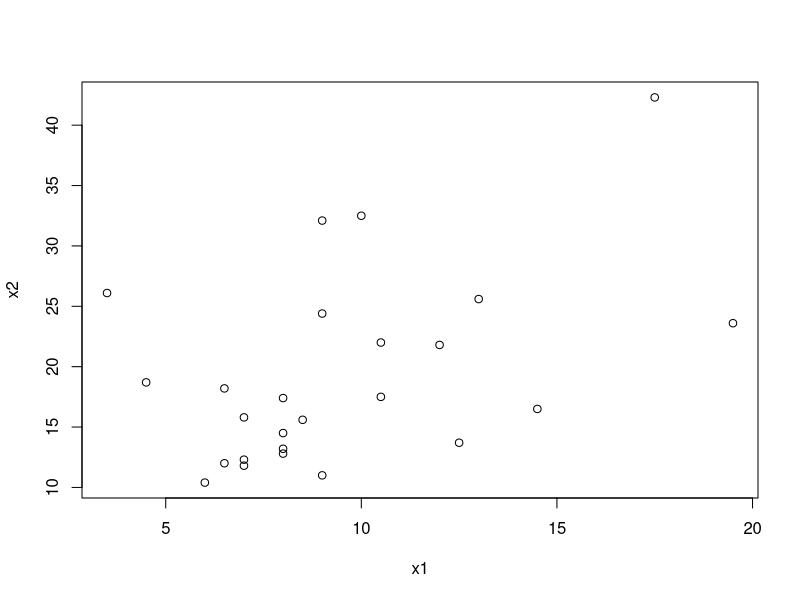
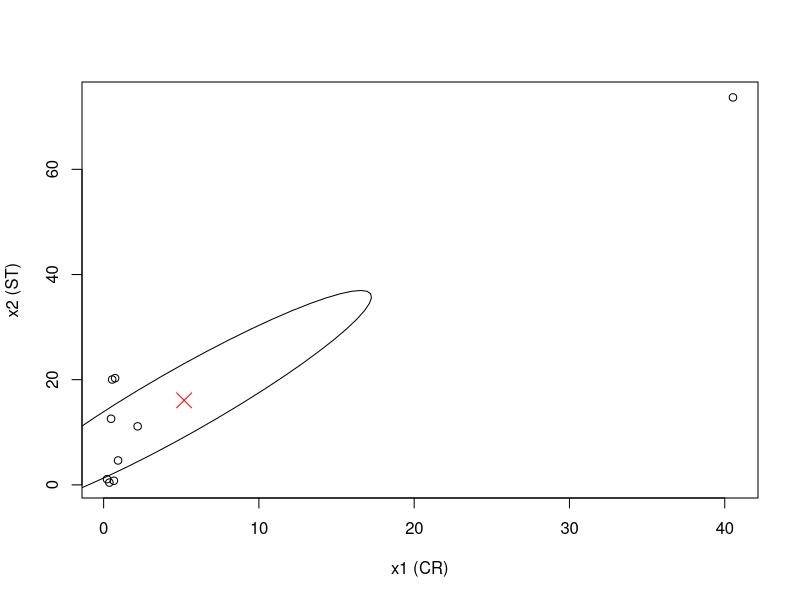
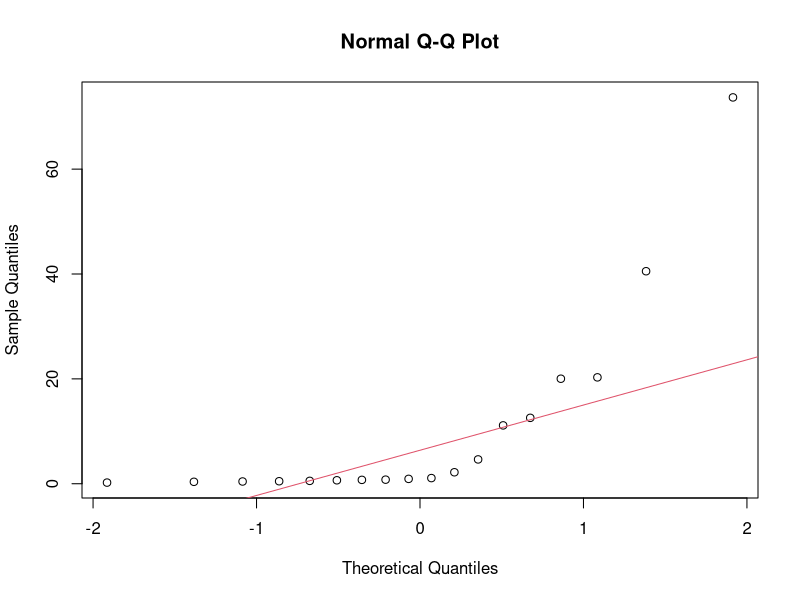
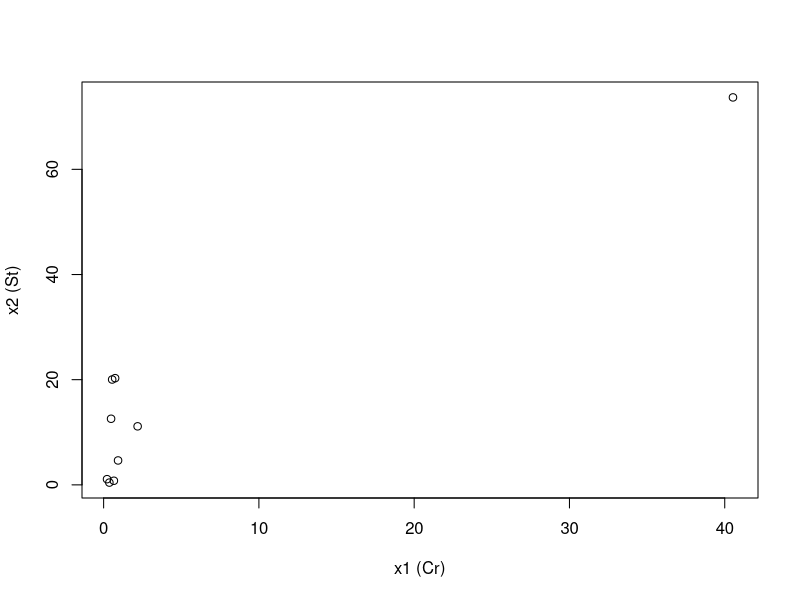
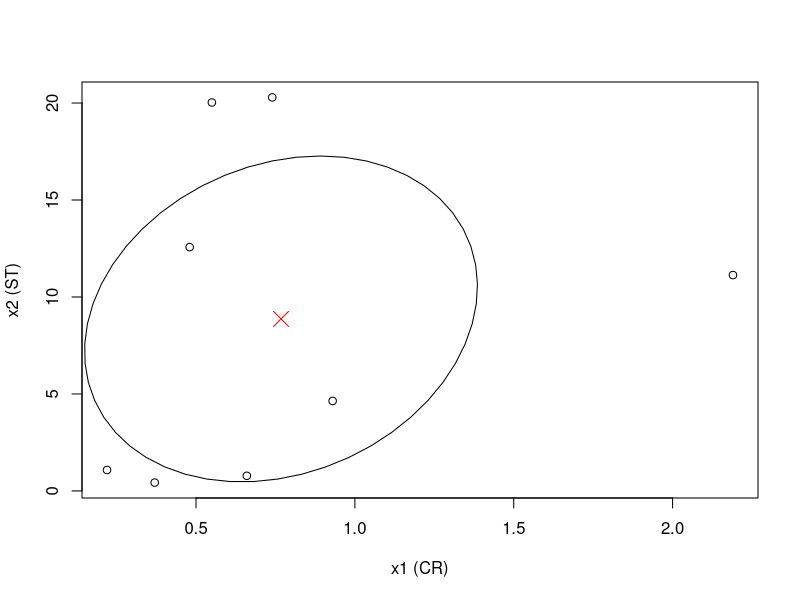
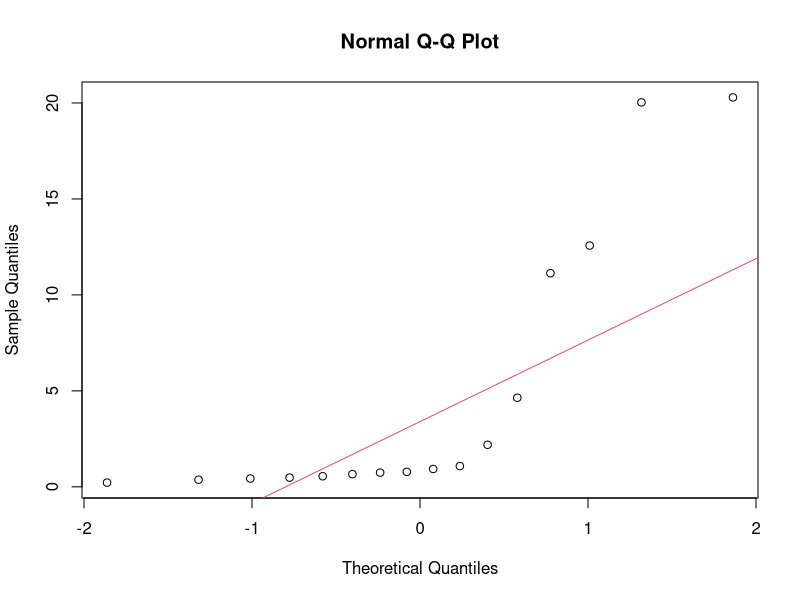
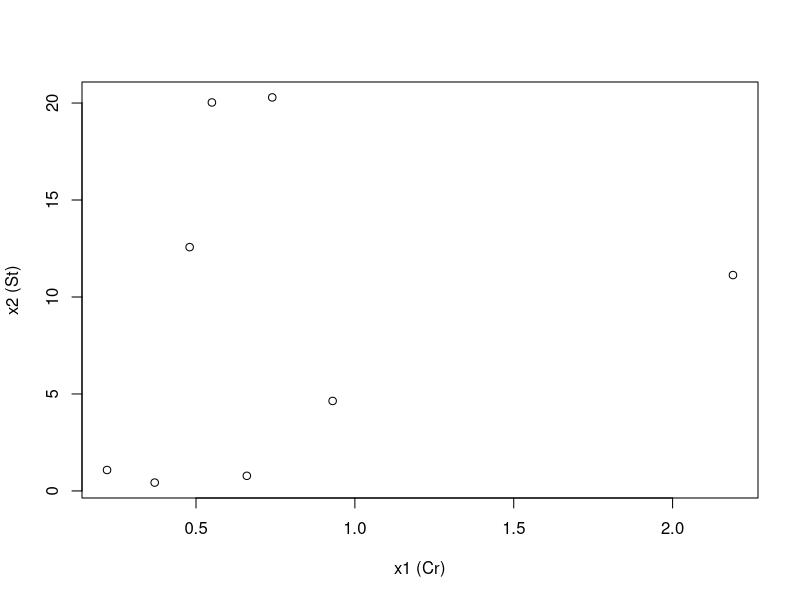

The R script that drew these images, in order:
## ---- chunk 1
library(car)
## ---- chunk 2
X = matrix(c(-1, 3, -2, 2, 4, 2, 5, 2, 3), nrow=3, ncol=3, byrow = TRUE);X
## ---- chunk 3
ones = rep(1, 3);
xbar = 1/3 * t(X) %*% ones;
residuals = X - t(xbar %*% ones); residuals 
## ---- chunk 4
S <- cov(X); S
gen.S = det(S); gen.S
## ---- chunk 5
totalSampleVar = sum(diag(cov(X))); totalSampleVar
## ---- chunk 6
snow = matrix(c(12.5, 13.7, 14.5, 16.5, 8.0, 17.4, 9.0, 11.0, 19.5, 23.6, 8.0, 13.2, 9.0, 32.1, 7.0, 12.3, 7.0, 11.8, 9.0, 24.4, 6.5, 18.2, 10.5, 22.0, 10.0, 32.5, 4.5, 18.7, 7.0, 15.8, 8.5, 15.6, 6.5, 12.0, 8.0, 12.8, 3.5, 26.1, 8.0, 14.5, 17.5, 42.3, 10.5, 17.5, 12.0, 21.8, 6.0, 10.4, 13.0, 25.6), nrow=25, ncol=2, byrow = TRUE)
colnames(snow) <- c('x1', 'x2')
snow
## ---- chunk 7
ones = rep(1, 25);
xbar = colMeans(snow); xbar
covMatrix = cov(snow); covMatrix
corMatrix = cor(snow); corMatrix
plot(snow)
## ---- chunk 8
mu0 = c(7, 11)
X = matrix(c(2, 12, 8, 9, 6, 9, 8, 10), nrow=4, ncol=2, byrow = TRUE);X
sampleMean = apply(X, 2, mean);
S  = cov(X);
TSqd = 4*t(sampleMean-mu0)%*%solve(S)%*%(sampleMean-mu0);TSqd
## ---- chunk 9
hair = matrix(c(0.48, 40.53, 2.19, 0.55, 0.74, 0.66, 0.93, 0.37, 0.22, 12.57, 73.68, 11.13, 20.03, 20.29, 0.78, 4.64, 0.43, 1.08), nrow=2, ncol=9, byrow = TRUE)
rownames(hair) <- c('x1 (Cr)', 'x2 (St)')
hair = t(hair); hair
## ---- chunk 10
alpha = 0.9
p = 2
n = nrow(hair);
center = apply(hair, 2, mean)
S = cov(hair)
r.val = sqrt((n -  1) * p/(n * (n - p)) * qf(alpha, p, n - p));
plot(ellipse(center = center, shape = S, radius = r.val, draw = FALSE), type="l", xlab = 'x1 (CR)', ylab = 'x2 (ST)', xlim = range(hair[,1]), ylim = range(hair[,2]))
points(hair)
points(center[1], center[2], col = 'red', cex = 2, pch = 4)
## ---- chunk 11
mu0 = c(0.30, 10)
sampleMean = apply(hair, 2, mean)
S  = cov(hair);
TSqd = 9*t(sampleMean-mu0)%*%solve(S)%*%(sampleMean-mu0);TSqd
critVal0.10 = 8*2/9*qf(0.90, 2, 9);critVal0.10
## ---- chunk 12
qqnorm(hair);qqline(hair, col = 2)
plot(hair)
shapiro.test(hair)
## ---- chunk 13
hair2 = matrix(c(0.48, 2.19, 0.55, 0.74, 0.66, 0.93, 0.37, 0.22, 12.57, 11.13, 20.03, 20.29, 0.78, 4.64, 0.43, 1.08), nrow=2, ncol=8, byrow = TRUE)
rownames(hair2) <- c('x1 (Cr)', 'x2 (St)')
hair2 = t(hair2); hair2
alpha = 0.9
p = 2
n = nrow(hair2);
center = apply(hair2, 2, mean)
S = cov(hair2)
r.val = sqrt((n-  1) * p/(n * (n - p)) * qf(alpha, p, n - p));
plot(ellipse(center = center, shape = S, radius = r.val, draw = FALSE), type="l", xlab = 'x1 (CR)', ylab = 'x2 (ST)', xlim = range(hair2[,1]), ylim = range(hair2[,2]))
points(hair2)
points(center[1], center[2], col = 'red', cex = 2, pch = 4)
mu0 = c(0.30, 10)
sampleMean = apply(hair2, 2, mean);
S  = cov(hair2);
TSqd = 8*t(sampleMean-mu0)%*%solve(S)%*%(sampleMean-mu0);TSqd
critVal0.10 = 7*2/8*qf(0.90, 2, 8);critVal0.10
qqnorm(hair2);qqline(hair2, col = 2)
plot(hair2)
shapiro.test(hair2)
## ---- chunk 14
clab = matrix(c(6, 27, 6, 23, 18, 64, 8, 44, 11, 30, 34, 75, 28, 26, 71, 124, 43, 54, 33, 30, 20, 14), nrow=11, ncol=2, byrow = TRUE)
colnames(clab) <- c('x1j1 (BOD)', 'x1j2 (SS)')
print('Commercial lab')
clab

slab = matrix(c(25, 15, 28, 13, 36, 22, 35, 29, 15, 31, 44, 64, 42, 30, 54, 64, 34, 56, 29, 20, 39, 21), nrow=11, ncol=2, byrow = TRUE)
colnames(slab) <- c('x2j1 (BOD)', 'x2j2 (SS)')
print('State lab of hygiene')
slab
## ---- chunk 15
xbar1 = colMeans(clab);xbar1
xbar2 = colMeans(slab);xbar2
S1 = cov(clab);S1
S2 = cov(slab);S2
dataDifference = clab-slab;dataDifference
difference = xbar1-xbar2; difference
S = ((10*S1) + (10*S2))/20;S
Tsqd = t(difference) %*% solve((2/11) * S) %*% difference;Tsqd
critVal = (22-2)*2/(22-2-1)*qf(.95, 2 , 19);critVal
